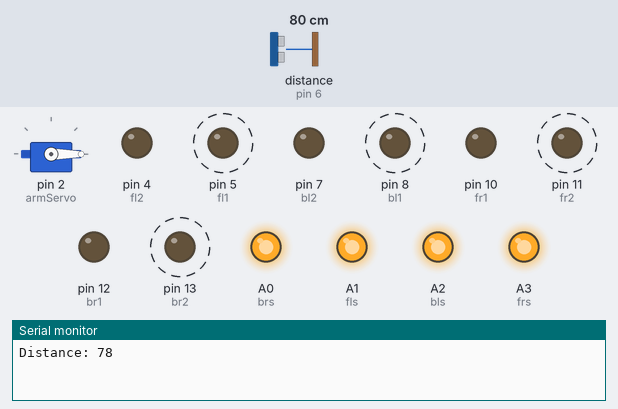
This sketch was run on a simulated Arduino Uno, built with avr-gcc and run on an emulated ATmega328P. On the bench: servo, output pins drawn as LEDs (lit = HIGH), the last lines printed to the serial monitor. Wiring (inferred from the names in the program): ultrasonic range finder: trigger pin 3; echo pin 6. Dashed ring = blinking. Inputs (shaded band) come from the test bench; at power-on: distance to the obstacle (sensor on pin 6) 80 cm. The echo pulse lasts 58.3 µs per cm; pins used as bus, display or sensor lines are not drawn.

Above: at 0.9 s.
2.9 s: distance to the obstacle (sensor on pin 6) set to 46 cm
8.9 s: distance to the obstacle (sensor on pin 6) set to 38 cm
At 10.9 s:
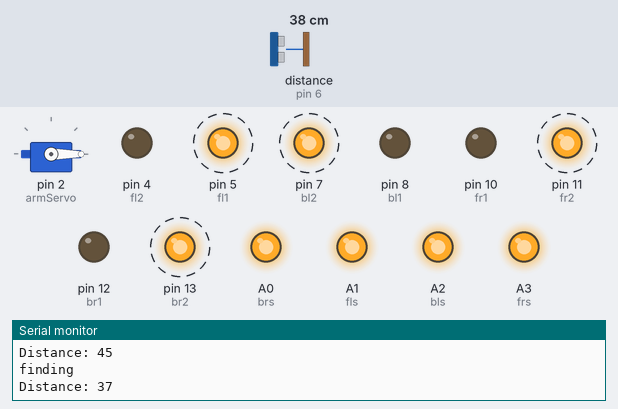
14.9 s: distance to the obstacle (sensor on pin 6) set to 2 cm
At 16.2 s:
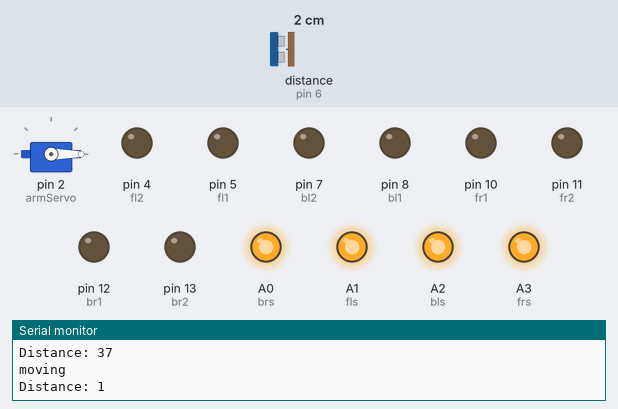
At 17.0 s:
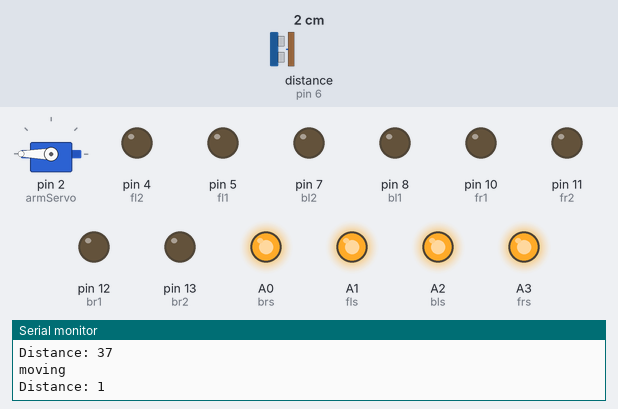
Timing chart, 0 to 26.9 s (numbered marks = the images above; inputs shaded):
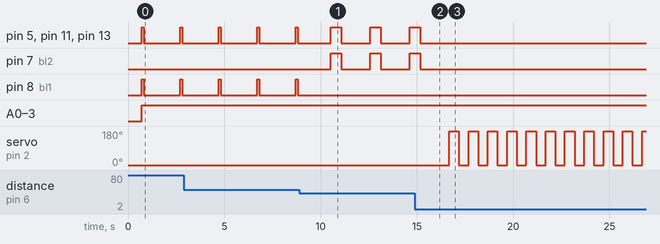

Measured:
- the behaviour switches between 41 and 40 cm on distance to the obstacle (sensor on pin 6) (found by bisection; images 0 and 1)
- after the input at 8.9 s, pin 7 (bl2): alternates HIGH for 0.55 s and LOW for 1.5 s, starting after 1.6 s; pin 8 (bl1): stops changing and stays LOW
- after the input at 14.9 s, pin 5 (fl1), pin 7 (bl2), pin 11 (fr2), pin 13 (br2): goes on until 15.2 s, then stays LOW; servo on pin 2 (armServo): alternates 180° for 0.50 s and 0° for 0.50 s, starting after 1.8 s
- by itself, pin 5 (fl1), pin 11 (fr2), pin 13 (br2): alternates HIGH for 0.55 s and LOW for 1.5 s
- by itself, pin 8 (bl1): alternates HIGH for 0.10 s and LOW for 1.9 s

The sketch:

Tinkering.ino
```cpp
#include <Servo.h>

#define TRIGGER_PIN 3
#define ECHO_PIN    6
// Motor A connections
int bl1=8;
int bl2=7;
int bls=A2;
// Motor B connections
int br1=12;
int br2=13;
int brs=A0;

int fr1=10;
int fr2=11;
int frs=A3;
// Motor B connections
int fl1=5;
int fl2=4;
int fls=A1;

Servo armServo; // Servo motor for the arm

void setup() {
  pinMode(TRIGGER_PIN, OUTPUT);
  pinMode(ECHO_PIN, INPUT);
  pinMode(br1, OUTPUT);
  pinMode(br2, OUTPUT);

  pinMode(bl1, OUTPUT);
  pinMode(bl2, OUTPUT);

  pinMode(fl1, OUTPUT);
  pinMode(fl2, OUTPUT);

  pinMode(fr1, OUTPUT);
  pinMode(fr2, OUTPUT);

  pinMode(brs, OUTPUT);
  pinMode(bls, OUTPUT);
  pinMode(frs, OUTPUT);
  pinMode(fls, OUTPUT);

  armServo.attach(2); // Attach the servo to pin 3
  Serial.begin(9600);
}

void loop() {
  armServo.write(0);
  long duration, distance;

  // Send pulse to trigger pin
  digitalWrite(TRIGGER_PIN, LOW);
  delayMicroseconds(2);
  digitalWrite(TRIGGER_PIN, HIGH);
  delayMicroseconds(10);
  digitalWrite(TRIGGER_PIN, LOW);

  // Read the pulse on echo pin
  duration = pulseIn(ECHO_PIN, HIGH);

  // Calculate distance in cm
  distance = duration * 0.034 / 2;

  // Print distance to serial monitor
  Serial.print("Distance: ");
  Serial.println(distance);
  delay(500);

  // If distance is less than a threshold, move towards the object
  if (distance < 40 && distance>10) { // Adjust the threshold as needed
    moveTowardsBall();
    Serial.println("moving");
    delay(50); // Adjust delay according to your robot's speed and response time
    stopMoving();
    delay(1000);
  }
  else if (distance<10){
    stopMoving();
    collectBall();
    Serial.println("collect ball");
    }
  else {
    // If the object is not within range, stop
    findBall();
    Serial.println("finding");
    delay(200);
  }
}

void stopMoving(){
  digitalWrite(br1, LOW);
  digitalWrite(br2, LOW);

  digitalWrite(bl1, LOW);
  digitalWrite(bl2, LOW);

  digitalWrite(fl1, LOW);
  digitalWrite(fl2, LOW);

  digitalWrite(fr1, LOW);
  digitalWrite(fr2, LOW);

}

void moveTowardsBall() {
  // Implement the movement logic here
  // For example, you can control the motors to move the robot towards the ball
  // Example:
  digitalWrite(br1, LOW);
  digitalWrite(br2, HIGH);

  digitalWrite(bl1, LOW);
  digitalWrite(bl2, HIGH);

  digitalWrite(fl1, HIGH);
  digitalWrite(fl2, LOW);

  digitalWrite(fr1, LOW);
  digitalWrite(fr2, HIGH);

  analogWrite(brs,255);
  analogWrite(bls,255);
  analogWrite(frs,255);
  analogWrite(fls,255);

  delay(500);
}


void findBall() {
  // Stop the motors
  digitalWrite(br1, LOW);
  digitalWrite(br2, LOW);

  digitalWrite(bl1, LOW);
  digitalWrite(bl2, LOW);

  digitalWrite(fl1, LOW);
  digitalWrite(fl2, LOW);

  digitalWrite(fr1, LOW);
  digitalWrite(fr2, LOW);

  delay(200);

 digitalWrite(br1, LOW);
  digitalWrite(br2, HIGH);

  digitalWrite(bl1, HIGH);
  digitalWrite(bl2, LOW);

  digitalWrite(fl1, HIGH);
  digitalWrite(fl2, LOW);

  digitalWrite(fr1, LOW);
  digitalWrite(fr2, HIGH);

  analogWrite(brs,255);
  analogWrite(fls,255);
  analogWrite(bls,255);
  analogWrite(frs,255);

  delay(100);

  digitalWrite(br1, LOW);
  digitalWrite(br2, LOW);

  digitalWrite(bl1, LOW);
  digitalWrite(bl2, LOW);

  digitalWrite(fl1, LOW);
  digitalWrite(fl2, LOW);

  digitalWrite(fr1, LOW);
  digitalWrite(fr2, LOW);

   delay(1000);

}


void collectBall() {
 // Move the arm to collect the ball
  // for (int angle = 0; angle <= 180; angle++) {
  //   armServo.write(angle); // Increase angle gradually
  //   delay(10); // Adjust delay for desired speed
  // }
  // delay(1000); // Wait for the arm to reach the ball

  // for (int angle = 180; angle >= 0; angle--) {
  //   armServo.write(angle); // Decrease angle gradually
  //   delay(10); // Adjust delay for desired speed
  // }
  // delay(1000); // Wait for the arm to release the ball
  armServo.write(0);
  armServo.write(90);
  armServo.write(180);
  delay(500);
  armServo.write(180);
  armServo.write(90);
  armServo.write(0);

}
```
